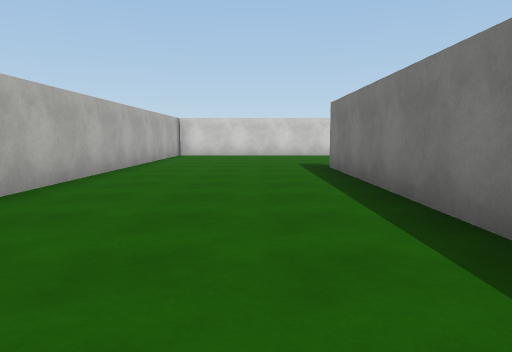
View 1 (above)

24 first-person views from a walk through a scene from a Unity 3-D project. The camera is 1.2 m above the floor, tilts 6° down and sees 70° across. The floor is counted in squares, 2 m on a side. Each view is taken from the middle of a square. On the plan, view 1 faces up. The plan holds only what a view shows up to about 10 squares ahead; the rest is blank. The place goes on beyond the plan. The player is left out. Surface patterns are stand-ins for the level's own textures.

View 2
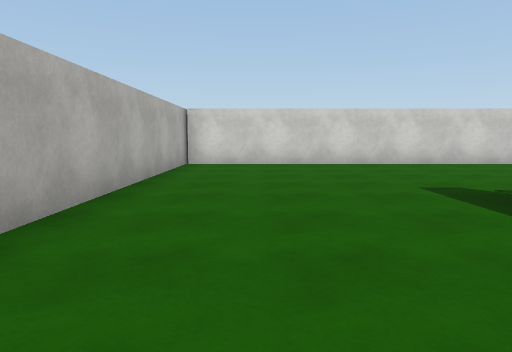

View 3
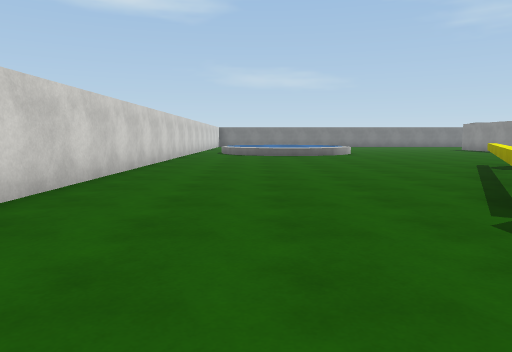

View 4
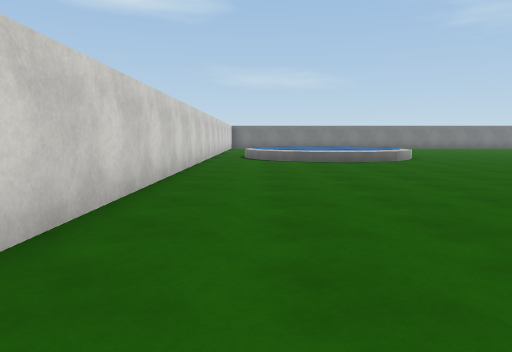

View 5
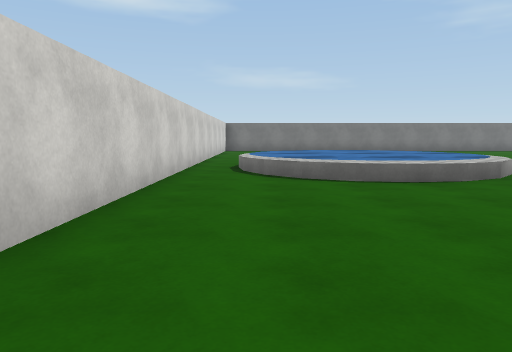

View 6
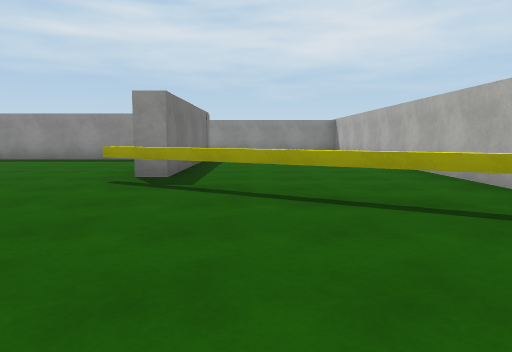

View 7
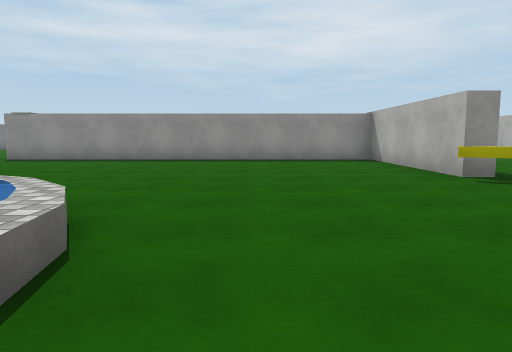

View 8
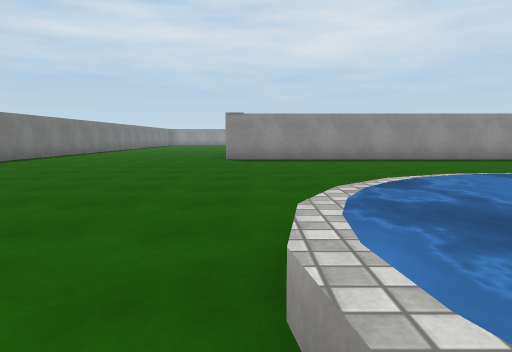

View 9
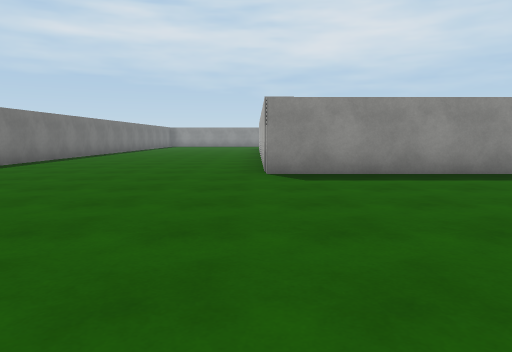

View 10
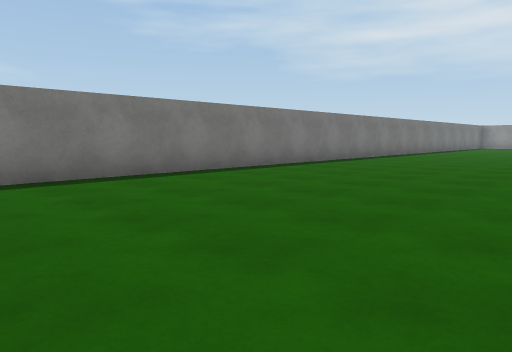

View 11
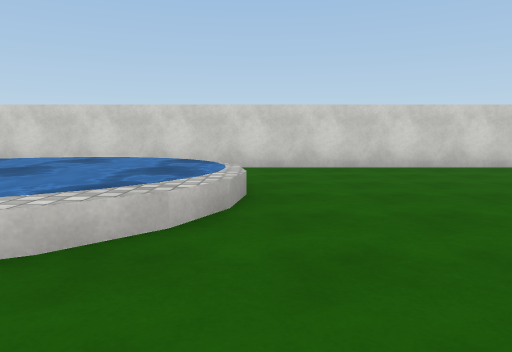

View 12
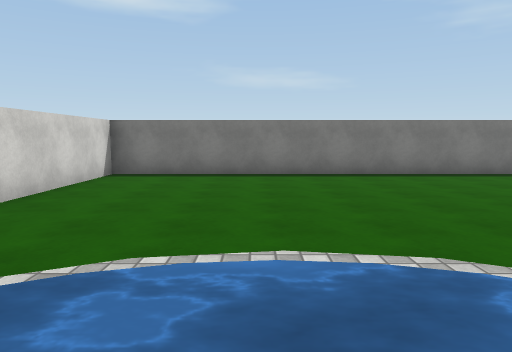

View 13
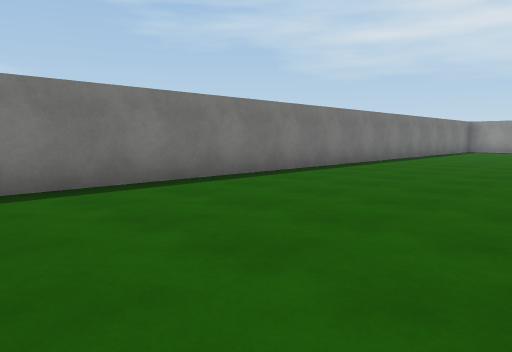

View 14
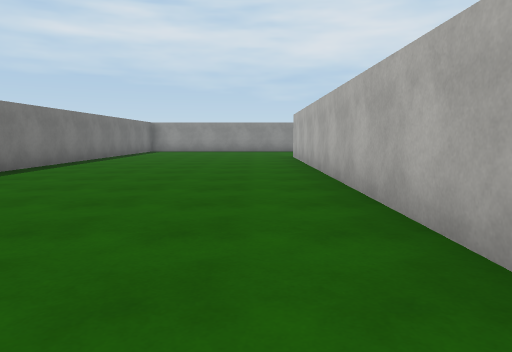

View 15
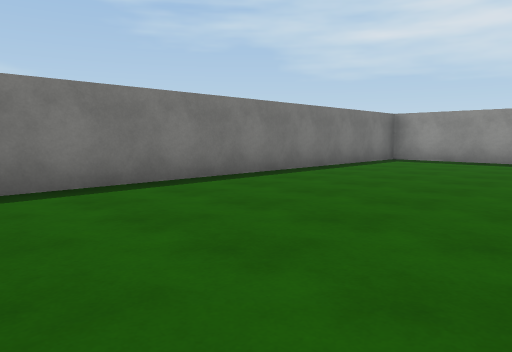

View 16
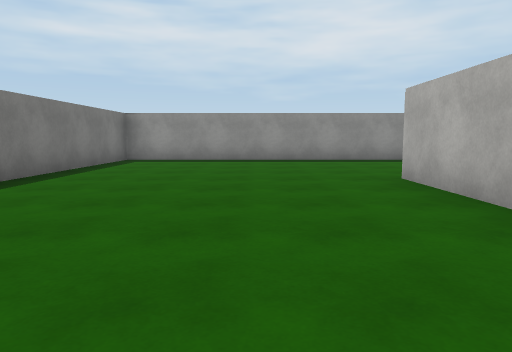

View 17
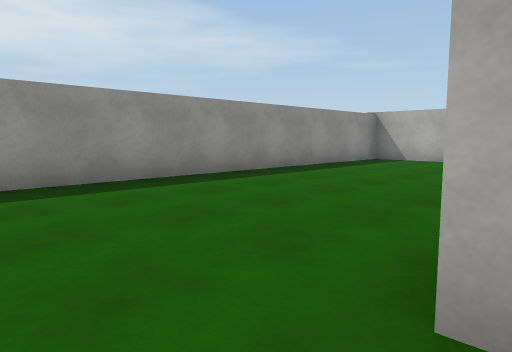

View 18
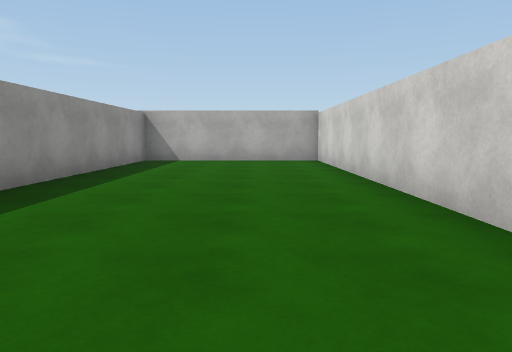

View 19
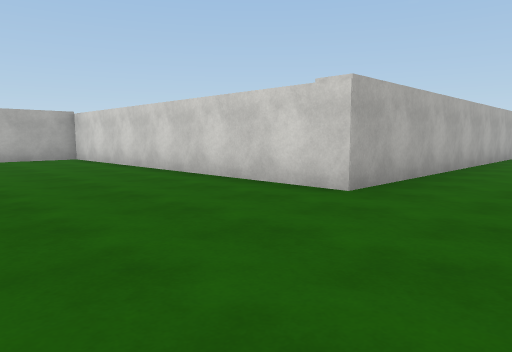

View 20
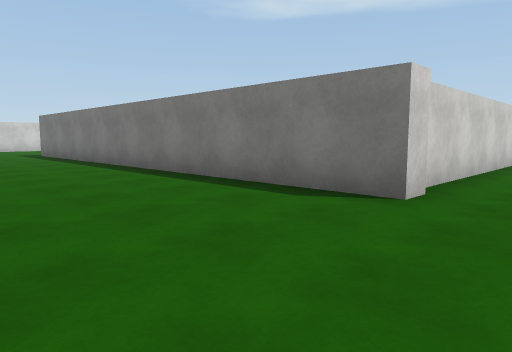

View 21
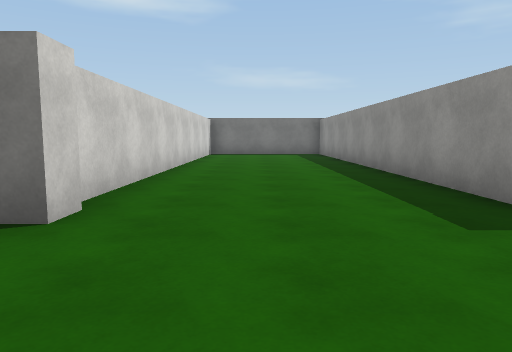

View 22
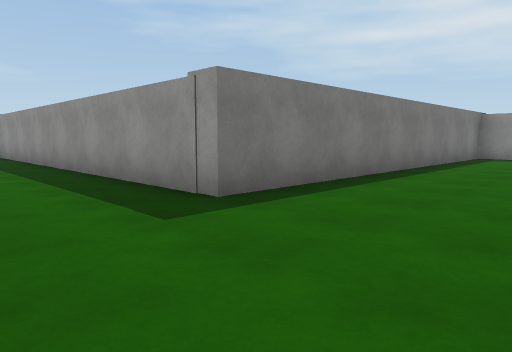

View 23
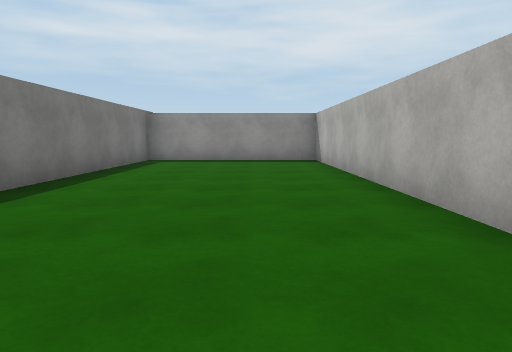

View 24
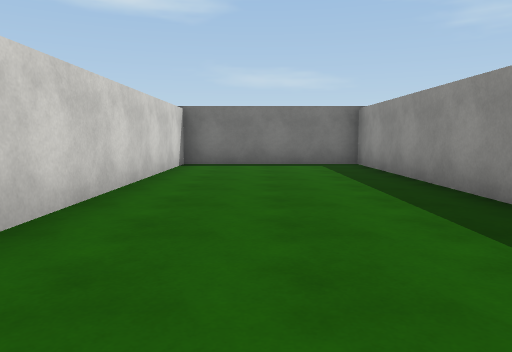

### Floor plan
Key: @ floor where view 1 was taken; # wall or solid block; . floor; / step, stairs or slope; = window, fence, low wall or low ledge; ~ water the walk can cross.
Columns run from 3 left of view 1 to 23 right of it. Each row starts with its distance up from view 1.
 13 ###########################
 12 #.........................#
 11 #............../~~........#
 10 #............./~~~~.......#
  9 #............./~~~~/......#
  8 #....=......../~~~~/......#
  7 #....#=......../~~/.......#
  6 #....#.==.................#
  5 #....#...==...............#
  4 #....#...##...............#
  3  ....#...##...............#
  2  ....# ..##...............#
  1   ...# ..##...............#
  0   .@.#   ############.....#
 -1   ...#              #.....#
 -2   ...#              #.....#
 -3  ....#              #.....#
 -4  ....############   #.....#
 -5  ...............#   #.....#
 -6  ...............#   #.....#
 -7   ..............#   #.....#
 -8   ..............#   #.....#
 -9  ....############   #.....#
-10 #....#              #.....#
-11 #....#              #.....#
-12 #....#              #.....#
-13 #....#     ##########.....#
-14 #....#     #..............#
-15 #....#     #..............#
-16 #....#     #..............#
-17 #....#     #..............#
-18 ######     ################

Where each view was taken, in squares from view 1:
view 1: 0 up, 0 right, facing up
view 2: 4 up, 1 left, facing up
view 3: 10 up, 1 left, facing right
view 4: 11 up, 2 right, facing right
view 5: 11 up, 6 right, facing right
view 6: 10 up, 5 right, facing down
view 7: 10 up, 10 right, facing down
view 8: 10 up, 16 right, facing down
view 9: 6 up, 17 right, facing down
view 10: 5 up, 17 right, facing down-right
view 11: 5 up, 16 right, facing up
view 12: 9 up, 14 right, facing right
view 13: 1 down, 18 right, facing down-right
view 14: 2 down, 18 right, facing down
view 15: 8 down, 18 right, facing down-right
view 16: 8 down, 19 right, facing down
view 17: 13 down, 18 right, facing down-left
view 18: 15 down, 18 right, facing left
view 19: 17 down, 19 right, facing up-left
view 20: 6 down, 2 left, facing up-right
view 21: 6 down, 1 left, facing right
view 22: 6 down, 1 left, facing down-right
view 23: 8 down, 1 left, facing down
view 24: 6 down, 4 right, facing right
